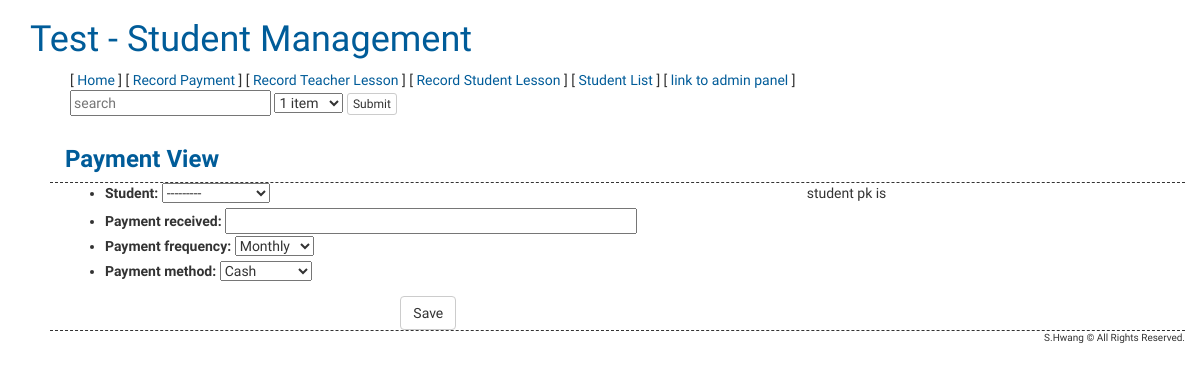
/record_payment/7/, run on an earlier commit of the app's database.
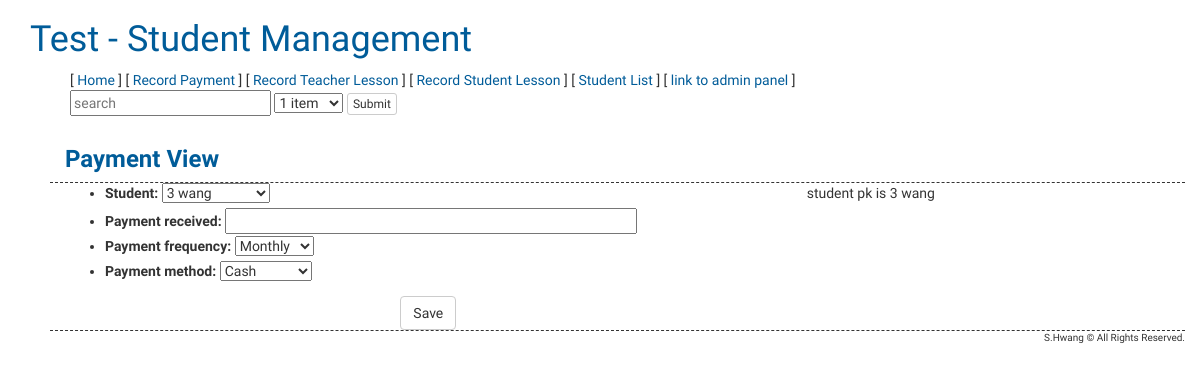
And on a later commit of the database.
### stumgmt/models.py (models this page shows, shortened)
class Student(models.Model):
    parent_name = models.CharField(max_length = 100)
    student_name = models.CharField(max_length = 100)
    email_1 = models.EmailField(max_length = 256)
    student_age = models.IntegerField(default = None)
    phone_number_1 = models.CharField(max_length = 20, blank = True, null = True)
    t_and_c = models.BooleanField(default = False)
    email_2 = models.EmailField(max_length = 256, blank = True, null = True)
    address = models.CharField(max_length = 256, blank = True, null = True)
    phone_number_2 = models.CharField(max_length = 20, blank = True, null = True)
    preferred_lesson = models.CharField(max_length = 50, blank = True, null = True)
    registration_note = models.TextField(blank = True, null = True)
    teacher = models.ForeignKey('auth.User', blank = True, null = True)
    student_rate = models.IntegerField(default = 0)
    active = models.BooleanField(default = False)
    LOCATION_CHOICES = (
        ('Home', 'Home'),
        ('Studio', 'Studio'),
    )
    location = models.CharField(max_length = 10, choices = LOCATION_CHOICES, default = 'Studio')
    student_since = models.DateTimeField(default = timezone.now)
    def __unicode__(self):
        return self.student_name

### stumgmt/views.py (the view)
# urls.py: url(r'^record_payment/(?P<pk>[0-9]+)/$', views.payment, name='new_student_payment'),
def payment(request, **pk):
	try:
		student = get_object_or_404(Student, pk=pk['pk'])
		default_data = {
			'student': student,
			}
	except:
		pass
	if request.method == 'POST':
		form = PaymentForm(request.POST)
		if form.is_valid():
			payment = form.save(commit = False)
			if payment.payment_frequency == 'Quarterly':
				payment.next_due_date = timezone.now() + timezone.timedelta(days = 7*7)
			else:
				payment.next_due_date = timezone.now() + timezone.timedelta(days = 21)
			try:
				student.student = student
			except:
				pass
			student.active = True
			student.save()
			payment.save()
			return redirect('student_list')
	else:
		try:
			form = PaymentForm(initial=default_data)
		except:
			form = PaymentForm()
	try:
		context = {'form': form, 'student': student}
	except:
		context = {'form': form}
	return render(request, 'stumgmt/payment.html', context)

### stumgmt/forms.py
class PaymentForm(forms.ModelForm):
    class Meta:
        model = Payment
        fields = (
            'student',
            'payment_received',
            'payment_frequency',
            'payment_method',
            )

### stumgmt/templates/stumgmt/payment.html (shortened to what this page needs)
{% extends "stumgmt/base.html" %}
{% load staticfiles %}
{% block content %}
	<div class="row" id="subheader">
		<div class="col-xs-12 h3" id="pagetitle"><strong>Payment View</strong></div>
	</div>
	<div class="row">
		student pk is {{ student }}
		<div class="col-xs-8">
			<form method="POST" class="post-form">
				<div>
					<ul>
						{{form.as_ul }}
					</ul>
				</div>
				<div class="button">
					<button type='submit' class="save btn btn-default">Save</button>
				</div>
			</form>
		</div>
	</div>
{% endblock %}

What changed in the data, as far as the page shows it:
added Student: student_name "3 wang"
Also different on the page:
form field student: "---------" → "3 wang"
